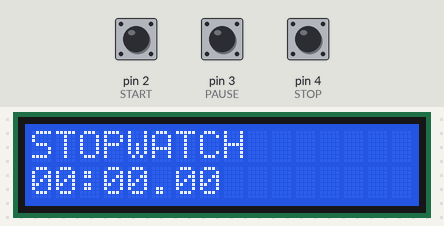
A sketch run on a simulated Arduino Uno, built with avr-gcc and run on an emulated ATmega328P. On the bench: 16×2 character LCD. The inputs (shaded band) are chosen by the test bench; at power-on: pin 2 (START) HIGH, pin 3 (PAUSE) HIGH, pin 4 (STOP) HIGH.

Above: at 1.2 s.
1.3 s: pin 2 (START) pulled LOW for 0.15 s
At 1.68 s:
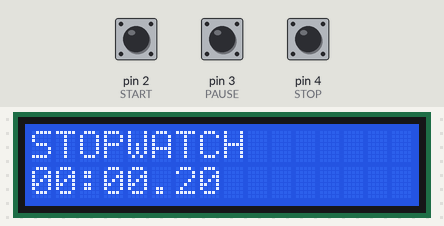
3.0 s: pin 3 (PAUSE) pulled LOW for 0.15 s
At 3.5 s:
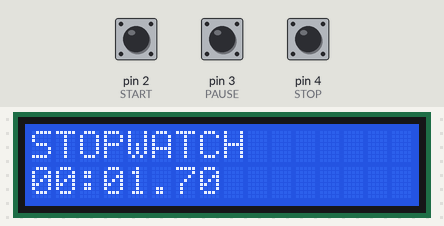
4.7 s: pin 3 (PAUSE) pulled LOW for 1 s
At 5.09 s:
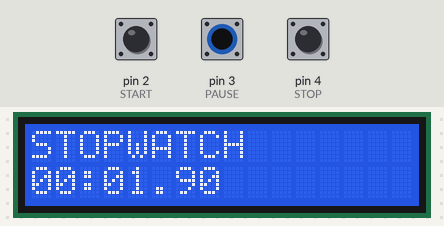
7.2 s: pin 2 (START) pulled LOW for 1 s
At 7.69 s:
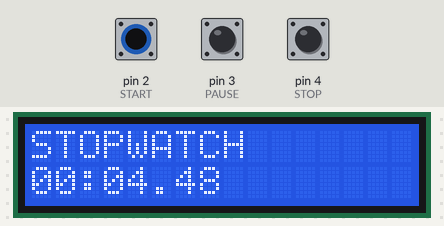
Timing chart, 0 to 10.2 s (numbered marks = the images above; inputs shaded):
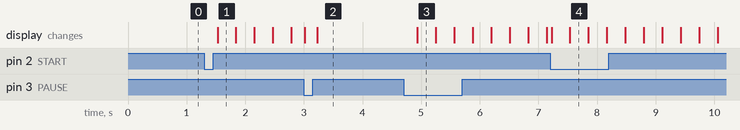

The sketch:

Arduino_Stop_watch_project.ino
```cpp
#include <Wire.h>
#include <LiquidCrystal_I2C.h>

LiquidCrystal_I2C lcd(0x27, 16, 2);

const byte START = 2;
const byte PAUSE = 3;
const byte STOP = 4;

bool running = false;
bool paused = false;

unsigned long savedTime = 0;
unsigned long startTime = 0;

bool oldStart = HIGH;
bool oldPause = HIGH;
bool oldStop = HIGH;

void setup()
{
  lcd.init();
  lcd.backlight();

  pinMode(START, INPUT_PULLUP);
  pinMode(PAUSE, INPUT_PULLUP);
  pinMode(STOP, INPUT_PULLUP);

  lcd.setCursor(0, 0);
  lcd.print("STOPWATCH");

  showTime(0);
}

void loop()
{
  bool startButton = digitalRead(START);
  bool pauseButton = digitalRead(PAUSE);
  bool stopButton = digitalRead(STOP);

  // START button
  if (oldStart == HIGH && startButton == LOW)
  {
    if (!running)
    {
      running = true;
      paused = false;
      startTime = millis();
    }

    delay(200);
  }

  // PAUSE / RESUME button
  if (oldPause == HIGH && pauseButton == LOW)
  {
    if (running && !paused)
    {
      savedTime += millis() - startTime;
      paused = true;
    }
    else if (running && paused)
    {
      startTime = millis();
      paused = false;
    }

    delay(200);
  }

  // STOP button
  if (oldStop == HIGH && stopButton == LOW)
  {
    running = false;
    paused = false;
    savedTime = 0;

    showTime(0);

    delay(200);
  }

  oldStart = startButton;
  oldPause = pauseButton;
  oldStop = stopButton;

  // Calculate current time
  unsigned long currentTime = savedTime;

  if (running && !paused)
  {
    currentTime += millis() - startTime;
  }

  showTime(currentTime);

  delay(20);
}

void showTime(unsigned long time)
{
  unsigned long minutes = time / 60000;
  unsigned long seconds = (time / 1000) % 60;
  unsigned long hundredths = (time / 10) % 100;

  lcd.setCursor(0, 1);

  if (minutes < 10)
    lcd.print("0");

  lcd.print(minutes);
  lcd.print(":");

  if (seconds < 10)
    lcd.print("0");

  lcd.print(seconds);
  lcd.print(".");

  if (hundredths < 10)
    lcd.print("0");

  lcd.print(hundredths);

  lcd.print("       ");
}
```

Measured:
- after the input at 1.3 s, the display: changes after 0.23 s (image 1)
- after the input at 4.7 s, the display: changes after 0.24 s (image 3)
